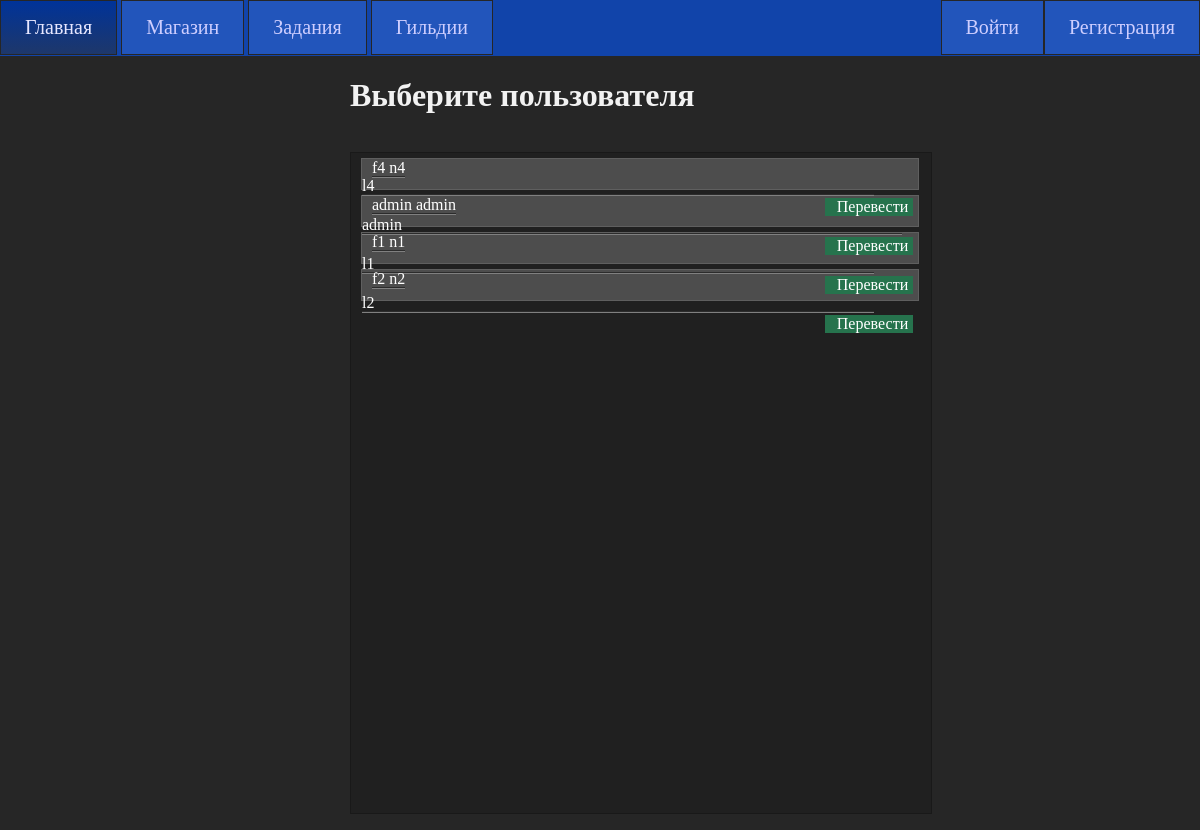
The app's page /choose_donation/1, older data.
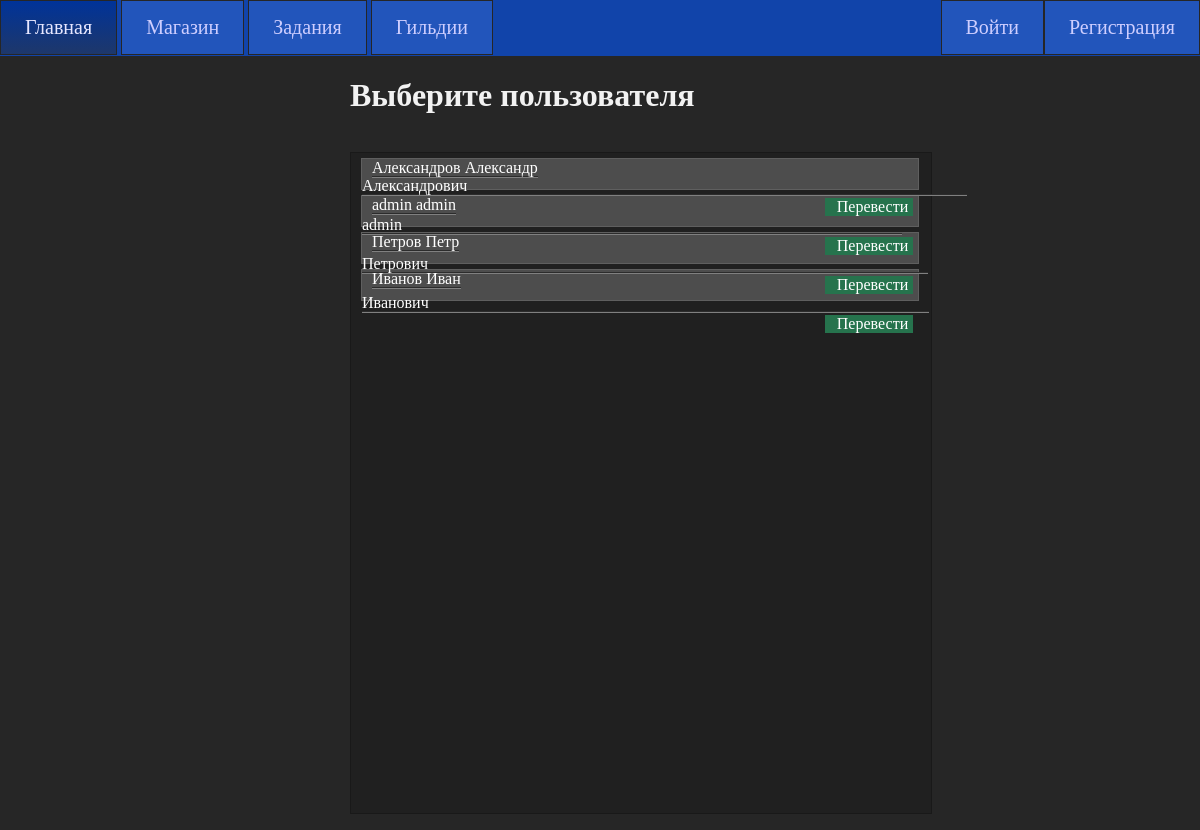
The same page, newer data.
### vtb/models.py (models this page shows, shortened)
class Users(models.Model):
    user = models.ForeignKey(User, on_delete=models.PROTECT, null=True)
    firstname = models.CharField(max_length=64)
    name = models.CharField(max_length=64)
    lastname = models.CharField(max_length=64)
    role = models.ForeignKey('Roles', on_delete=models.PROTECT, null=True)
    privateKey = models.CharField(max_length=128, null=True)
    publicKey = models.CharField(max_length=128, null=True)
    class Meta:
        verbose_name = 'Пользователи'
        verbose_name_plural = 'Пользователи'

### vtb/views.py (the view)
# urls.py: path('choose_donation/<int:user_id>', donate_to_users, name='choose_donation'),
def donate_to_users(request, user_id):
    users = Users.objects.filter(~Q(id=user_id))
    return render(request, 'vtb/donate_to_users.html', {'menu': menu, 'users': users, 'from_id': user_id})

### vtb/templates/vtb/donate_to_users.html
{% extends 'vtb/base.html' %}
{% block content %}
<h1 id="donate_h1">Выберите пользователя</h1>
<ul class="donate_to_user">
{% for u in users %}
<li class="user_block">
<a class="user_name">{{u.firstname}} {{u.name}} {{u.lastname}}</a>
<div class="btn"><a href="{% url 'donate' from_id u.id%}">Перевести</a></div>
</li>
{% endfor %}
</ul>
{% endblock %}

Row changes from the older to the newer data that the page shows:
changed Users: firstname "f4" → "Александров"; name "n4" → "Александр"; lastname "l4" → "Александрович"
changed Users: firstname "f1" → "Петров"; name "n1" → "Петр"; lastname "l1" → "Петрович"
changed Users: firstname "f2" → "Иванов"; name "n2" → "Иван"; lastname "l2" → "Иванович"
